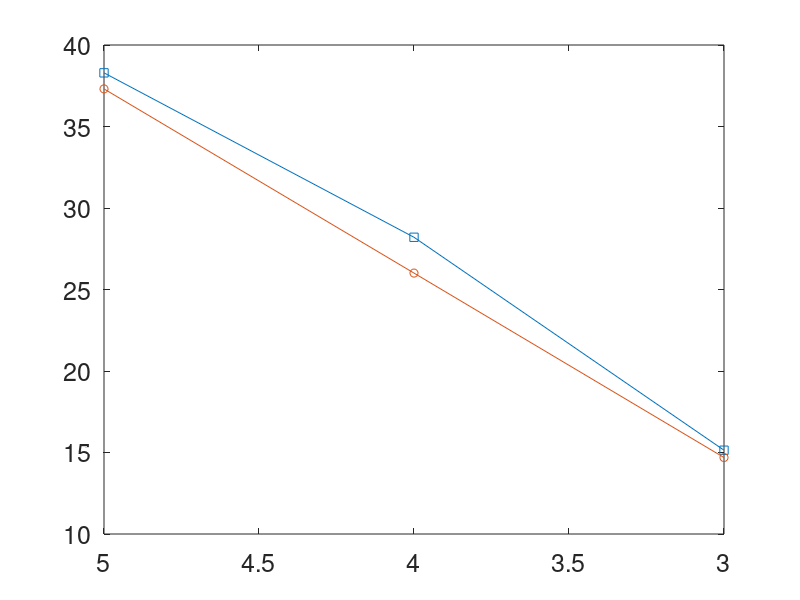

Recreate this plot in MATLAB. (Note: this script raises an error after producing the figure.)
%This code plots Fig5.13
clc
clear
a=0.7988*5;
b=0.7988*4;
c=0.7988*3;

%% position1 

% h=5km

x15=[10 10 11 18 10 11 2 8 10 1 2 8];
y15=[11 11 13 14 11 12 3 4 11 2 3 4];

RMSE15x=rms(x15);
RMSE15y=rms(y15);

% h=4km

x14=[12 11 11 5 12 1 18 5 2 0 1 5];
y14=[10 11 11 11 10 8 12 3 1 1 2 3];

RMSE14x=rms(x14);
RMSE14y=rms(y14);

% h=3km

x13=[10 10 10 13 0 1 0 2 2 0 1 0];
y13=[10 10 11 11 0 1 1 2 1 1 0 1];

RMSE13x=rms(x13);
RMSE13y=rms(y13);

x=[5 4 3];
figure(1)
p=plot(x,[a*RMSE15x,b*RMSE14x,c*RMSE13x],'-s',x,[a*RMSE15y,b*RMSE14y,c*RMSE13y],'-o');
set(gca,'FontSize',18,'Xdir','reverse');

p(1).LineWidth =2;
p(1).MarkerSize=5;
p(1).MarkerEdgeColor=[0,0,0 ];
p(1).MarkerFaceColor='w';
p(2).LineWidth =2;
p(2).MarkerSize=5;
p(2).MarkerEdgeColor=[0,0,1 ];
p(2).MarkerFaceColor='w';

xlabel('H/km','FontSize',18)
ylabel('RMSE/m','FontSize',18)
legend('X','Y','Location','northeast','FontSize',18')

ax = gca;
grid on
ax.GridLineStyle = ':';
ax.GridColor = [0 0 0];
ax.LineWidth=0.6;
ax.GridAlpha = 1;
set(gca, 'XMinorTick', 'on');
set(gca, 'YMinorTick', 'on');
%% position2 

% h=5km

x25=[18 11 16 15 5 1 5 5 3 0 1 5];
y25=[18 11 16 11 9 9 2 4 1 1 2 3];

RMSE25x=rms(x25);
RMSE25y=rms(y25);

% h=4km

x24=[14 11 8 3 3 11 4 1 5 0 1 5];
y24=[14 11 6 13 10 1 6 4 1 1 2 3];

RMSE24x=rms(x24);
RMSE24y=rms(y24);

% h=3km

x23=[14 2 3 11 3 1 0 1 1 3 1 5];
y23=[14 2 3 1 10 1 2 3 1 4 1 3];

RMSE23x=rms(x23);
RMSE23y=rms(y23);

figure(2)
p=plot(x,[a*RMSE25x,b*RMSE24x,c*RMSE23x],'-s',x,[a*RMSE25y,b*RMSE24y,c*RMSE23y],'-o');
set(gca,'FontSize',18,'Xdir','reverse');

p(1).LineWidth =2;
p(1).MarkerSize=5;
p(1).MarkerEdgeColor=[0,0,0 ];
p(1).MarkerFaceColor='w';
p(2).LineWidth =2;
p(2).MarkerSize=5;
p(2).MarkerEdgeColor=[0,0,1 ];
p(2).MarkerFaceColor='w';

xlabel('H/km','FontSize',18)
ylabel('RMSE/m','FontSize',18)
legend('X','Y','Location','northeast','FontSize',18')

ax = gca;
grid on
ax.GridLineStyle = ':';
ax.GridColor = [0 0 0];
ax.LineWidth=0.6;
ax.GridAlpha = 1;
set(gca, 'XMinorTick', 'on');
set(gca, 'YMinorTick', 'on');

%% position3 

% h=5km

x35=[18 13 9 5 8 1 0 5 2 0 1 5];
y35=[18 15 14 1 7 5 2 3 1 1 2 3];

RMSE35x=rms(x35);
RMSE35y=rms(y35);

% h=4km

x34=[12 7 1 5 2 1 4 5 2 3 1 5];
y34=[14 5 8 5 4 1 2 3 1 3 2 3];

RMSE34x=rms(x34);
RMSE34y=rms(y34);

% h=3km

x33=[2 11 4 5 2 6 0 5 2 0 1 2];
y33=[5 11 4 6 2 1 2 3 1 1 2 3];

RMSE33x=rms(x33);
RMSE33y=rms(y33);

figure(3)
p=plot(x,[a*RMSE35x,b*RMSE34x,c*RMSE33x],'-s',x,[a*RMSE35y,b*RMSE34y,c*RMSE33y],'-o');
set(gca,'FontSize',18,'Xdir','reverse');

p(1).LineWidth =2;
p(1).MarkerSize=5;
p(1).MarkerEdgeColor=[0,0,0 ];
p(1).MarkerFaceColor='w';
p(2).LineWidth =2;
p(2).MarkerSize=5;
p(2).MarkerEdgeColor=[0,0,1 ];
p(2).MarkerFaceColor='w';

xlabel('H/km','FontSize',18)
ylabel('RMSE/m','FontSize',18)
legend('X','Y','Location','northeast','FontSize',18')

ax = gca;
grid on
ax.GridLineStyle = ':';
ax.GridColor = [0 0 0];
ax.LineWidth=0.6;
ax.GridAlpha = 1;
set(gca, 'XMinorTick', 'on');
set(gca, 'YMinorTick', 'on');
%% position4 

% h=5km

x45=[16 12 11 9 2 1 0 5 2 0 1 5];
y45=[15 13 14 9 5 2 2 3 4 1 2 3];

RMSE45x=rms(x45);
RMSE45y=rms(y45);

% h=4km

x44=[14 11 11 5 2 1 0 5 2 0 1 5];
y44=[14 11 5 9 5 1 2 3 1 3 2 3];

RMSE44x=rms(x44);
RMSE44y=rms(y44);

% h=3km

x43=[12 11 4 5 2 1 0 5 2 2 1 1];
y43=[11 14 4 1 0 1 2 3 1 1 4 1];

RMSE43x=rms(x43);
RMSE43y=rms(y43);

figure(4)
p=plot(x,[a*RMSE45x,b*RMSE44x,c*RMSE43x],'-s',x,[a*RMSE45y,b*RMSE44y,c*RMSE43y],'-o');
set(gca,'FontSize',18,'Xdir','reverse');

p(1).LineWidth =2;
p(1).MarkerSize=5;
p(1).MarkerEdgeColor=[0,0,0 ];
p(1).MarkerFaceColor='w';
p(2).LineWidth =2;
p(2).MarkerSize=5;
p(2).MarkerEdgeColor=[0,0,1 ];
p(2).MarkerFaceColor='w';

xlabel('H/km','FontSize',18)
ylabel('RMSE/m','FontSize',18)
legend('X','Y','Location','northeast','FontSize',18')

ax = gca;
grid on
ax.GridLineStyle = ':';
ax.GridColor = [0 0 0];
ax.LineWidth=0.6;
ax.GridAlpha = 1;
set(gca, 'XMinorTick', 'on');
set(gca, 'YMinorTick', 'on');